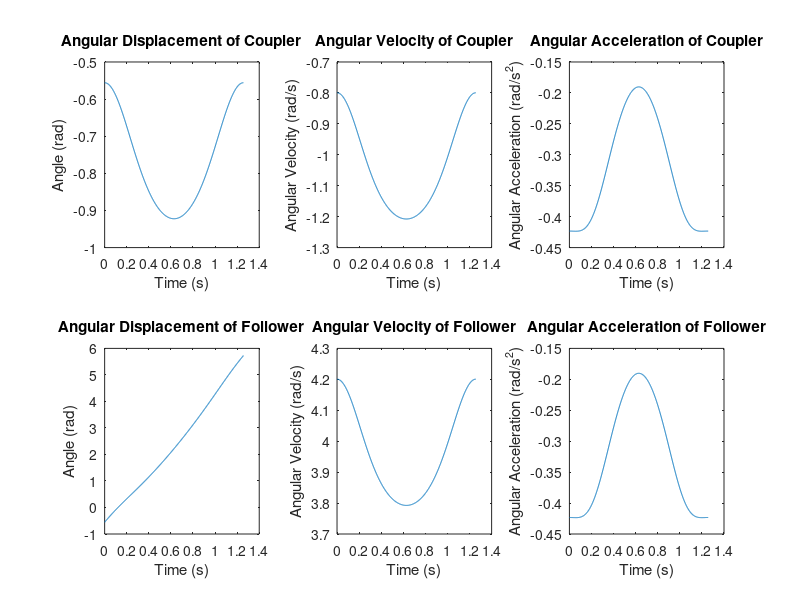

MATLAB code for this plot:
% Define link lengths
r2 = 2; % crank length
r3 = 6.6; % coupler length
r4 = 5.6; % follower length
r1 = 8; % fixed link length

% Define angular velocity of the crank
omega2 = 5; % rad/s, CCW

% Define time vector for one revolution of the crank
t = linspace(0, 2*pi/omega2, 1000);

% Calculate angular displacements, velocities, and accelerations for each time step
for i = 1:length(t)
    % Calculate angular displacement of the crank
    theta2 = omega2*t(i);
    
    % Calculate angles between links using geometric relations
    A = r3^2 - r4^2 - r2^2 + r1^2 - 2*r1*r2*cos(theta2);
    B = -2*r3*r1;
    C = r3^2 - r1^2 - r2^2 - r4^2 + 2*r2*r4*cos(theta2);
    theta3(i) = 2*atan2(-B-sqrt(B^2-4*A*C), 2*A); % angle of coupler
    theta4(i) = theta2 + theta3(i); % angle of follower
    
    % Calculate angular velocities using time derivative of angular displacements
    omega3(i) = r2/r3*omega2*sin(theta3(i));
    omega4(i) = omega2 + omega3(i);
    
    % Calculate angular accelerations using time derivative of angular velocities
    alpha3(i) = r2/r3*omega2*cos(theta3(i))*omega3(i) - r2/r3^2*omega2^2*sin(theta3(i));
    alpha4(i) = alpha3(i);
end

% Plot angular displacements, velocities, and accelerations
figure;
subplot(2,3,1);
plot(t, theta3);
title('Angular Displacement of Coupler');
xlabel('Time (s)');
ylabel('Angle (rad)');

subplot(2,3,2);
plot(t, omega3);
title('Angular Velocity of Coupler');
xlabel('Time (s)');
ylabel('Angular Velocity (rad/s)');

subplot(2,3,3);
plot(t, alpha3);
title('Angular Acceleration of Coupler');
xlabel('Time (s)');
ylabel('Angular Acceleration (rad/s^2)');

subplot(2,3,4);
plot(t, theta4);
title('Angular Displacement of Follower');
xlabel('Time (s)');
ylabel('Angle (rad)');

subplot(2,3,5);
plot(t, omega4);
title('Angular Velocity of Follower');
xlabel('Time (s)');
ylabel('Angular Velocity (rad/s)');

subplot(2,3,6);
plot(t, alpha4);
title('Angular Acceleration of Follower');
xlabel('Time (s)');
ylabel('Angular Acceleration (rad/s^2)');